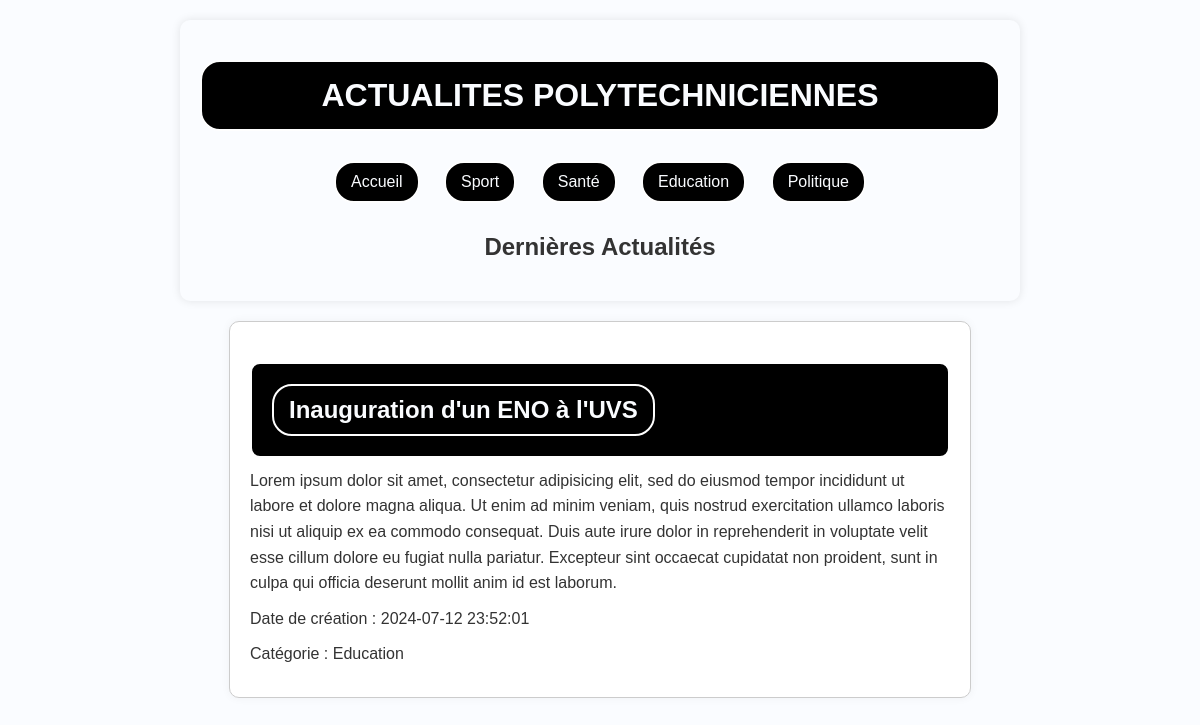
Screenshot of /?categorie=Education with the database file from the repository.
### tables this page shows
CREATE TABLE Categorie(
	id int primary key auto_increment,
	libelle varchar(20)
);

CREATE TABLE Article(
	id int primary key auto_increment,
	titre varchar(255),
	contenu text,
	dateCreation datetime DEFAULT NOW(),
	dateModification datetime DEFAULT NOW(),
	categorie int
);

### controllers/ArticleController.php (called while the page is built, shortened)
<?php
require_once 'models/Article.php';
require_once 'models/Category.php';
class ArticleController {
    public function displayHomePage() {
        $categories = Category::getAllCategories();
        $category = isset($_GET['categorie']) ? $_GET['categorie'] : 'accueil';
        $articles = Article::getArticlesByCategory($category);
        include 'views/categories.php';
        include 'views/articles.php';
    }
}
?>

### models/Category.php (called while the page is built)
<?php
class Category {
    public static function getAllCategories() {
        $pdo = Database::getInstance();
        $query = "SELECT * FROM Categorie";
        $stmt = $pdo->query($query);
        return $stmt->fetchAll(PDO::FETCH_ASSOC);
    }
}
?>

### models/Article.php (called while the page is built, shortened)
<?php
class Article {
    public static function getArticlesByCategory($category) {
        $pdo = Database::getInstance();
        $query = "SELECT Article.*, Categorie.libelle as categorieLibelle FROM Article
                  JOIN Categorie ON Article.categorie = Categorie.id";
        if ($category !== 'accueil') {
            $query .= " WHERE Categorie.libelle = :category";
        }
        $query .= " ORDER BY dateCreation DESC";
        $stmt = $pdo->prepare($query);
        if ($category !== 'accueil') {
            $stmt->bindParam(':category', $category);
        }
        $stmt->execute();
        return $stmt->fetchAll(PDO::FETCH_ASSOC);
    }
}
?>

### views/categories.php (the view, shortened to what this page needs)
<!DOCTYPE html>
<html lang="fr">
<head>
    <link rel="stylesheet" href="css/index.css">
</head>
<body>
    <div class="conteneur">
        <h1>ACTUALITES POLYTECHNICIENNES</h1>
        <a class="bouton-categorie" href="?categorie=accueil">Accueil</a>
        <?php foreach ($categories as $cat): ?>
            <a class="bouton-categorie" href="?categorie=<?= htmlspecialchars($cat['libelle']) ?>">
                <?= htmlspecialchars($cat['libelle']) ?>
            </a>
        <?php endforeach; ?>
        <h2>Dernières Actualités</h2>
    </div>
</body>
</html>

### views/articles.php
<div id="articles">
    <?php foreach ($articles as $article): ?>
        <div class='article'>
            <h2><a href='index.php?action=detail&id=<?= htmlspecialchars($article['id']) ?>'>
                <?= htmlspecialchars($article['titre']) ?>
            </a></h2>
            <p><?= nl2br(htmlspecialchars($article['contenu'])) ?></p>
            <p>Date de création : <?= htmlspecialchars($article['dateCreation']) ?></p>
            <p>Catégorie : <?= htmlspecialchars($article['categorieLibelle']) ?></p>
        </div>
    <?php endforeach; ?>
</div>

### index.css (style rules this page uses)
:root { --primary-color: #000000; --secondary-color: #f1a31b; --hover-color: #0056b3; --text-color: #fafcff; --border-color: #fefefe; --background-color: #fafcff; }
body { color: #333; background-color: var(--background-color); font-family: Arial, sans-serif; margin: 0; padding: 0; }
.conteneur { text-align: center; padding: 20px; border-radius: 10px; box-shadow: 0 0 10px rgba(0, 0, 0, 0.1); margin: 20px auto; max-width: 800px; background-color: var(--background-color); }
h1 { color: var(--text-color); border: 2px solid var(--border-color); padding: 15px; border-radius: 20px; background-color: var(--primary-color); margin: 20px 0; }
.bouton-categorie, a { display: inline-block; margin: 10px; padding: 10px 15px; color: var(--text-color); border: 2px solid var(--border-color); border-radius: 20px; background-color: var(--primary-color); text-decoration: none; cursor: pointer; transition: background-color 0.3s ease, color 0.3s ease; }
.article { margin: 20px auto; padding: 20px; border: 1px solid #ccc; border-radius: 10px; text-align: left; background-color: #fff; box-shadow: 0 0 10px rgba(0, 0, 0, 0.05); max-width: 700px; }
.article h2 { color: var(--text-color); border: 2px solid var(--border-color); padding: 10px; border-radius: 10px; background-color: var(--primary-color); margin-bottom: 10px; font-size: 1.5em; }
.article p { margin: 10px 0; line-height: 1.6; }

### rows the page displays
categorie: libelle "Sport"
categorie: libelle "Santé"
categorie: libelle "Education"
categorie: libelle "Politique"
article: titre "Inauguration d'un ENO à l'UVS", contenu "Lorem ipsum dolor sit amet, consectetur adipisicing elit, sed do eiusmod tempor incididunt ut labore et dolore magna aliqua. Ut enim ad minim veniam, quis nostrud exercitation ullamco laboris nisi ut aliquip ex ea commodo consequat. Duis aute irure dolor in reprehenderit in voluptate velit esse cillum dolore eu fugiat nulla pariatur. Excepteur sint occaecat cupidatat non proident, sunt in culpa qui officia deserunt mollit anim id est laborum.", dateCreation "2024-07-12 23:52:01", categorie.libelle "Education"
